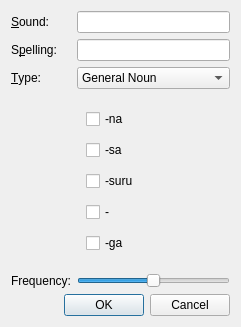
<?xml version="1.0" encoding="UTF-8"?>
<ui version="4.0">
 <class>WordEditor</class>
 <widget class="QDialog" name="WordEditor">
  <property name="geometry">
   <rect>
    <x>0</x>
    <y>0</y>
    <width>240</width>
    <height>327</height>
   </rect>
  </property>
  <property name="windowTitle">
   <string>Edit word</string>
  </property>
  <layout class="QVBoxLayout" name="verticalLayout">
   <item>
    <layout class="QFormLayout" name="formLayout">
     <property name="fieldGrowthPolicy">
      <enum>QFormLayout::ExpandingFieldsGrow</enum>
     </property>
     <item row="0" column="0">
      <widget class="QLabel" name="label">
       <property name="text">
        <string>&amp;Sound:</string>
       </property>
       <property name="buddy">
        <cstring>sound</cstring>
       </property>
      </widget>
     </item>
     <item row="0" column="1">
      <widget class="QLineEdit" name="sound">
       <property name="text">
        <string/>
       </property>
      </widget>
     </item>
     <item row="1" column="0">
      <widget class="QLabel" name="label_2">
       <property name="text">
        <string>S&amp;pelling:</string>
       </property>
       <property name="buddy">
        <cstring>spelling</cstring>
       </property>
      </widget>
     </item>
     <item row="2" column="0">
      <widget class="QLabel" name="label_3">
       <property name="text">
        <string>&amp;Type:</string>
       </property>
       <property name="buddy">
        <cstring>wordType</cstring>
       </property>
      </widget>
     </item>
     <item row="2" column="1">
      <widget class="QComboBox" name="wordType">
       <item>
        <property name="text">
         <string>General Noun</string>
        </property>
       </item>
       <item>
        <property name="text">
         <string>Name of People</string>
        </property>
       </item>
       <item>
        <property name="text">
         <string>Geographic Name</string>
        </property>
       </item>
       <item>
        <property name="text">
         <string>Adjective</string>
        </property>
       </item>
       <item>
        <property name="text">
         <string>Adverb</string>
        </property>
       </item>
       <item>
        <property name="text">
         <string>Single Kanji Character</string>
        </property>
       </item>
      </widget>
     </item>
     <item row="3" column="1">
      <widget class="QStackedWidget" name="stackedWidget">
       <property name="currentIndex">
        <number>0</number>
       </property>
       <widget class="QWidget" name="generalNoun">
        <layout class="QVBoxLayout" name="verticalLayout_3">
         <item>
          <widget class="QCheckBox" name="nounNa">
           <property name="text">
            <string>-na</string>
           </property>
          </widget>
         </item>
         <item>
          <widget class="QCheckBox" name="nounSa">
           <property name="text">
            <string>-sa</string>
           </property>
          </widget>
         </item>
         <item>
          <widget class="QCheckBox" name="nounSuru">
           <property name="text">
            <string>-suru</string>
           </property>
          </widget>
         </item>
         <item>
          <widget class="QCheckBox" name="nounOnly">
           <property name="text">
            <string>-</string>
           </property>
          </widget>
         </item>
         <item>
          <widget class="QCheckBox" name="nounGa">
           <property name="text">
            <string>-ga</string>
           </property>
          </widget>
         </item>
        </layout>
       </widget>
       <widget class="QWidget" name="adjective">
        <layout class="QVBoxLayout" name="verticalLayout_4">
         <item>
          <widget class="QCheckBox" name="adjectiveTo">
           <property name="text">
            <string>-to</string>
           </property>
          </widget>
         </item>
         <item>
          <widget class="QCheckBox" name="adjectiveTaru">
           <property name="text">
            <string>-taru</string>
           </property>
          </widget>
         </item>
         <item>
          <widget class="QCheckBox" name="adjectiveSuru">
           <property name="text">
            <string>-suru</string>
           </property>
          </widget>
         </item>
         <item>
          <widget class="QCheckBox" name="adjectiveOnly">
           <property name="text">
            <string>-</string>
           </property>
          </widget>
         </item>
        </layout>
       </widget>
      </widget>
     </item>
     <item row="4" column="0">
      <widget class="QLabel" name="label_4">
       <property name="text">
        <string>Frequency:</string>
       </property>
      </widget>
     </item>
     <item row="4" column="1">
      <widget class="QSlider" name="frequency">
       <property name="maximum">
        <number>1000</number>
       </property>
       <property name="singleStep">
        <number>10</number>
       </property>
       <property name="pageStep">
        <number>100</number>
       </property>
       <property name="value">
        <number>500</number>
       </property>
       <property name="orientation">
        <enum>Qt::Horizontal</enum>
       </property>
      </widget>
     </item>
     <item row="1" column="1">
      <widget class="QLineEdit" name="spelling">
       <property name="text">
        <string/>
       </property>
      </widget>
     </item>
    </layout>
   </item>
   <item>
    <widget class="QDialogButtonBox" name="buttonBox">
     <property name="orientation">
      <enum>Qt::Horizontal</enum>
     </property>
     <property name="standardButtons">
      <set>QDialogButtonBox::Cancel|QDialogButtonBox::Ok</set>
     </property>
    </widget>
   </item>
  </layout>
 </widget>
 <tabstops>
  <tabstop>sound</tabstop>
  <tabstop>spelling</tabstop>
  <tabstop>wordType</tabstop>
  <tabstop>nounNa</tabstop>
  <tabstop>nounSa</tabstop>
  <tabstop>nounSuru</tabstop>
  <tabstop>nounOnly</tabstop>
  <tabstop>nounGa</tabstop>
  <tabstop>adjectiveTo</tabstop>
  <tabstop>adjectiveTaru</tabstop>
  <tabstop>adjectiveSuru</tabstop>
  <tabstop>adjectiveOnly</tabstop>
  <tabstop>frequency</tabstop>
  <tabstop>buttonBox</tabstop>
 </tabstops>
 <resources/>
 <connections>
  <connection>
   <sender>buttonBox</sender>
   <signal>accepted()</signal>
   <receiver>WordEditor</receiver>
   <slot>accept()</slot>
   <hints>
    <hint type="sourcelabel">
     <x>221</x>
     <y>284</y>
    </hint>
    <hint type="destinationlabel">
     <x>157</x>
     <y>274</y>
    </hint>
   </hints>
  </connection>
  <connection>
   <sender>buttonBox</sender>
   <signal>rejected()</signal>
   <receiver>WordEditor</receiver>
   <slot>reject()</slot>
   <hints>
    <hint type="sourcelabel">
     <x>221</x>
     <y>290</y>
    </hint>
    <hint type="destinationlabel">
     <x>230</x>
     <y>274</y>
    </hint>
   </hints>
  </connection>
 </connections>
</ui>
